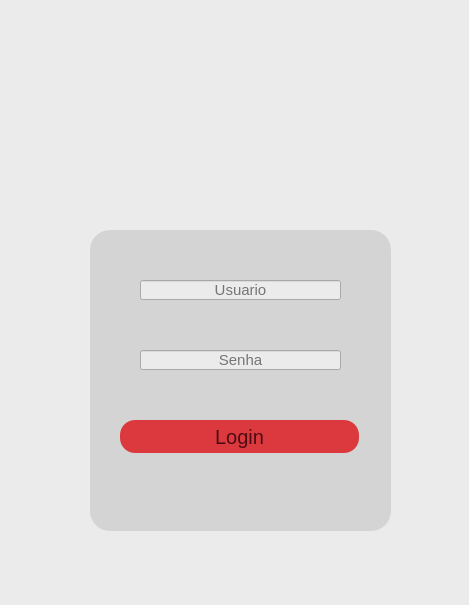
<?xml version="1.0" encoding="UTF-8"?>
<ui version="4.0">
 <class>Login</class>
 <widget class="QWidget" name="Login">
  <property name="geometry">
   <rect>
    <x>0</x>
    <y>0</y>
    <width>469</width>
    <height>605</height>
   </rect>
  </property>
  <property name="minimumSize">
   <size>
    <width>469</width>
    <height>605</height>
   </size>
  </property>
  <property name="maximumSize">
   <size>
    <width>469</width>
    <height>605</height>
   </size>
  </property>
  <property name="windowTitle">
   <string>Muladhara Login</string>
  </property>
  <property name="windowIcon">
   <iconset>
    <normaloff>logo2.png</normaloff>logo2.png</iconset>
  </property>
  <property name="styleSheet">
   <string notr="true">background-color: rgb(235, 235, 235);</string>
  </property>
  <widget class="QLabel" name="label_4">
   <property name="geometry">
    <rect>
     <x>90</x>
     <y>0</y>
     <width>301</width>
     <height>271</height>
    </rect>
   </property>
   <property name="sizePolicy">
    <sizepolicy hsizetype="Preferred" vsizetype="Preferred">
     <horstretch>0</horstretch>
     <verstretch>0</verstretch>
    </sizepolicy>
   </property>
   <property name="minimumSize">
    <size>
     <width>301</width>
     <height>271</height>
    </size>
   </property>
   <property name="maximumSize">
    <size>
     <width>301</width>
     <height>271</height>
    </size>
   </property>
   <property name="text">
    <string/>
   </property>
   <property name="pixmap">
    <pixmap>img/logo2.png</pixmap>
   </property>
   <property name="scaledContents">
    <bool>true</bool>
   </property>
  </widget>
  <widget class="QPushButton" name="pb_login">
   <property name="geometry">
    <rect>
     <x>120</x>
     <y>420</y>
     <width>239</width>
     <height>33</height>
    </rect>
   </property>
   <property name="font">
    <font>
     <pointsize>15</pointsize>
    </font>
   </property>
   <property name="cursor">
    <cursorShape>PointingHandCursor</cursorShape>
   </property>
   <property name="styleSheet">
    <string notr="true">QPushButton{

	background-color: rgb(220, 57, 62);
	
	color: rgb(77, 11, 17);
	border-radius: 15px

}

QPushButton:hover{

	
	background-color: rgb(77, 11, 17);
	
	color: rgb(255, 255, 255);

}</string>
   </property>
   <property name="text">
    <string>Login</string>
   </property>
  </widget>
  <widget class="QLineEdit" name="lineEdit_senha">
   <property name="geometry">
    <rect>
     <x>140</x>
     <y>350</y>
     <width>201</width>
     <height>20</height>
    </rect>
   </property>
   <property name="font">
    <font>
     <pointsize>11</pointsize>
    </font>
   </property>
   <property name="inputMask">
    <string/>
   </property>
   <property name="text">
    <string/>
   </property>
   <property name="echoMode">
    <enum>QLineEdit::Password</enum>
   </property>
   <property name="alignment">
    <set>Qt::AlignCenter</set>
   </property>
   <property name="placeholderText">
    <string>Senha</string>
   </property>
  </widget>
  <widget class="QLineEdit" name="lineEdit_usuario">
   <property name="geometry">
    <rect>
     <x>140</x>
     <y>280</y>
     <width>201</width>
     <height>20</height>
    </rect>
   </property>
   <property name="font">
    <font>
     <pointsize>11</pointsize>
    </font>
   </property>
   <property name="inputMask">
    <string/>
   </property>
   <property name="maxLength">
    <number>32767</number>
   </property>
   <property name="alignment">
    <set>Qt::AlignCenter</set>
   </property>
   <property name="placeholderText">
    <string>Usuario</string>
   </property>
   <property name="cursorMoveStyle">
    <enum>Qt::LogicalMoveStyle</enum>
   </property>
   <property name="clearButtonEnabled">
    <bool>false</bool>
   </property>
  </widget>
  <widget class="QLabel" name="label">
   <property name="geometry">
    <rect>
     <x>90</x>
     <y>230</y>
     <width>301</width>
     <height>301</height>
    </rect>
   </property>
   <property name="styleSheet">
    <string notr="true">QLabel{
	
	background-color: rgb(0, 0, 0,0.1);
	border-radius: 20px



}</string>
   </property>
   <property name="text">
    <string/>
   </property>
  </widget>
  <zorder>label_4</zorder>
  <zorder>label</zorder>
  <zorder>lineEdit_usuario</zorder>
  <zorder>lineEdit_senha</zorder>
  <zorder>pb_login</zorder>
 </widget>
 <resources/>
 <connections/>
</ui>
